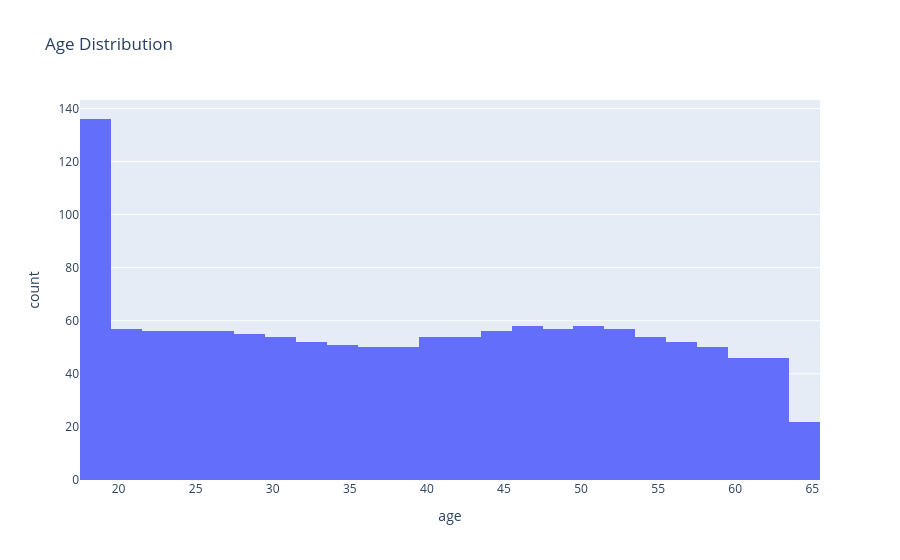

Notebook cell for this chart:
### Code cell
px.histogram(df,x='age',title='Age Distribution')

### Figure 1 — Plotly figure (JSON) as saved in the notebook; plotly's stock layout.template omitted (floating-point values rounded to 4 significant figures; data arrays with more than 128 entries replaced by an {"elided": "..."} marker saying what was removed)
{"data": [{"bingroup": "x", "hovertemplate": "age=%{x}<br>count=%{y}<extra></extra>", "legendgroup": "", "marker": {"color": "#636efa", "pattern": {"shape": ""}}, "name": "", "orientation": "v", "showlegend": false, "type": "histogram", "x": {"elided": "1337 int values"}, "xaxis": "x", "yaxis": "y"}], "layout": {"barmode": "relative", "legend": {"tracegroupgap": 0}, "title": {"text": "Age Distribution"}, "xaxis": {"anchor": "y", "domain": [0, 1], "title": {"text": "age"}}, "yaxis": {"anchor": "x", "domain": [0, 1], "title": {"text": "count"}}}}
